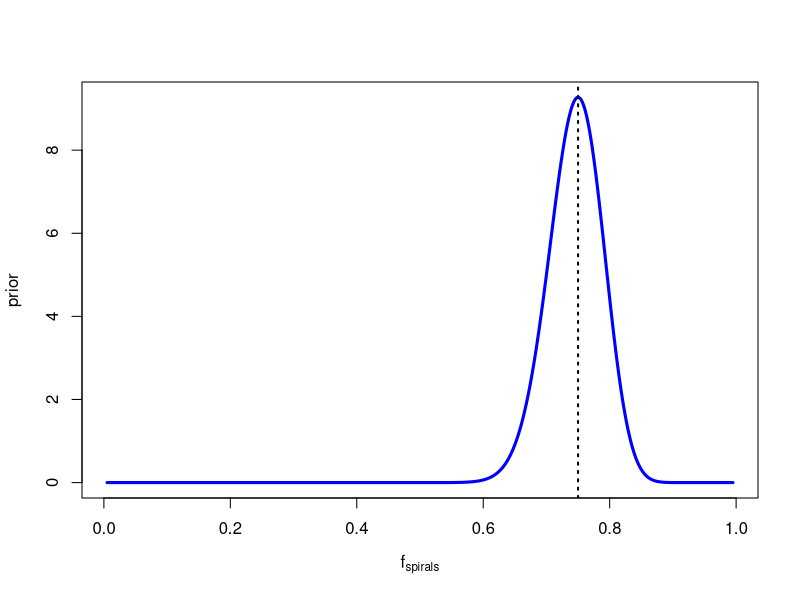
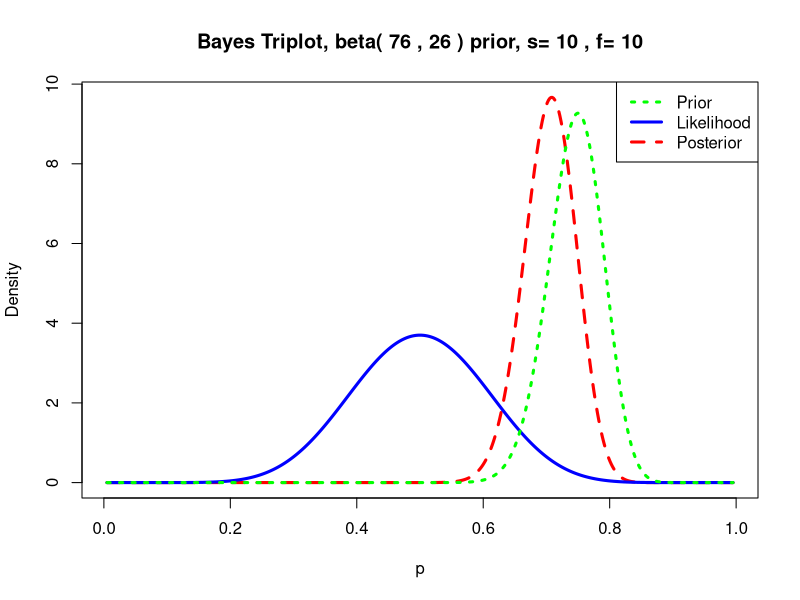

These charts were generated, in order, by the following R code:

require(LearnBayes)
# Previous knowledge

# 70 ~80 %  of galaxies are Spirals 


# Sample size
nobs <- 100

#Prior
alpha <- 76
beta  <- 26

x<-seq(.005, .995, length=500)
y<-dbeta(x, alpha,beta)
plot(x,y, type="l",ylab="prior",xlab=expression(f[spirals]),col="blue",lwd=3)
abline(v=0.75,lty=3,lwd=2)


prior = c(76,26)
# New observation
New_obs <- 20
# 50% are spirals

# spirals  = 10
# others = 10

data <- c(10,10)

triplot(prior,data,where="topright")
